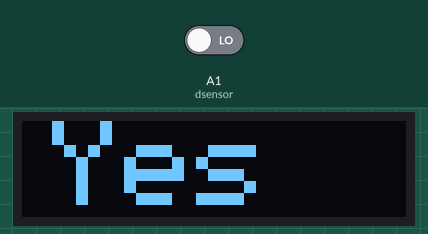
This sketch was run on a simulated Arduino Uno, built with avr-gcc and run on an emulated ATmega328P. On the bench: 128×32 one-colour display. The test bench sets the inputs (shaded band); at power-on: A1 (dsensor) LOW. What the sketch prints to the serial monitor is not drawn.

Above: at 3.2 s.
3.3 s: A1 (dsensor) driven HIGH
At 4.2 s:
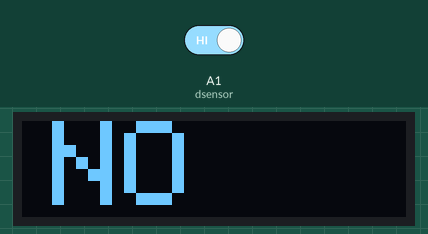
5.1 s: A1 (dsensor) driven LOW
At 5.6 s:
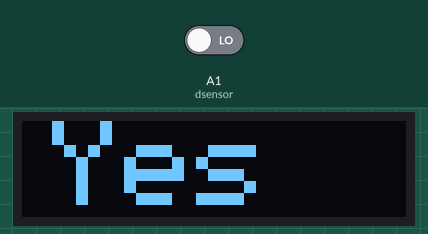
Timing chart, 0 to 8.1 s (numbered marks = the images above; inputs shaded):
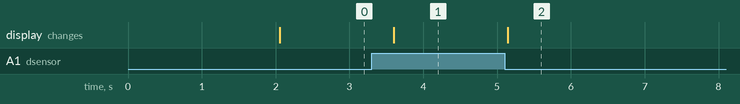

Measured:
- after the input at 3.3 s, the display: changes after 0.30 s (image 1)
- after the input at 5.1 s, the display: changes at once (image 2)

The sketch:

Disdance_Sensor_Test.ino
```cpp
#include <Wire.h>
#include <Adafruit_GFX.h>
#include <gfxfont.h>
#include <Adafruit_GFX.h>
#include <Adafruit_SSD1306.h>

int dsensor = A1;

#define OLED_RESET 4
#define XPOS 0
#define YPOS 1
#define DELTAY 2

Adafruit_SSD1306 display(OLED_RESET);

void setup() {
  Serial.begin(9600);
  Serial.println("Start of distance sensor");
  pinMode(dsensor, INPUT);


  display.begin(SSD1306_SWITCHCAPVCC, 0x3C);  // initialize with the I2C addr 0x3C (for the 128x32)

  display.setTextSize(4);
  display.setTextColor(WHITE);
  display.setCursor(10,0);
  display.clearDisplay();
  display.println("Eric");
  display.display();
  delay(2000);

  // Clear the buffer.
  display.clearDisplay();


}

void loop() {
  if (digitalRead(dsensor) == HIGH){
    Serial.println("NOTHING DETECTED");
    display.setTextSize(4);
    display.setTextColor(WHITE);
    display.setCursor(10,0);
    display.clearDisplay();
    display.println("NO");
    display.display();
 }

  if (digitalRead(dsensor) == LOW){
    Serial.println("OBJECT DETECTED");
    display.setTextSize(4);
    display.setTextColor(WHITE);
    display.setCursor(10,0);
    display.clearDisplay();
    display.println("Yes");
    display.display();
 }

    delay(500);
}
```
